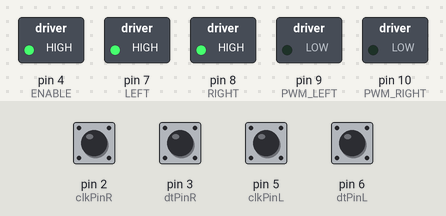
A sketch run on a simulated Arduino Uno, built with avr-gcc and run on an emulated ATmega328P. Parts: switched loads named in the sketch (green lamp = pin HIGH). The inputs (shaded band) are chosen by the test bench; at power-on: pin 2 (clkPinR), pin 3 (dtPinR), pin 5 (clkPinL), pin 6 (dtPinL) HIGH. What the sketch prints to the serial monitor is not drawn.

Above: at 0.15 s.
At 4.0 s:
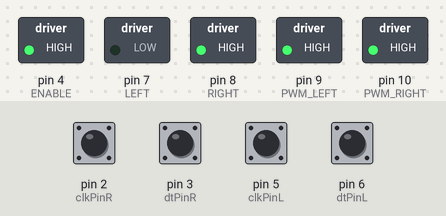
At 10.1 s:
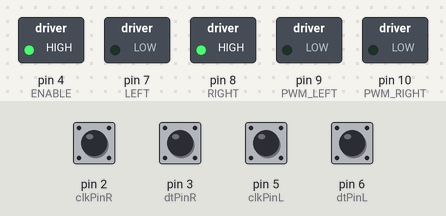
Timing chart, 0 to 11.6 s (numbered marks = the images above):
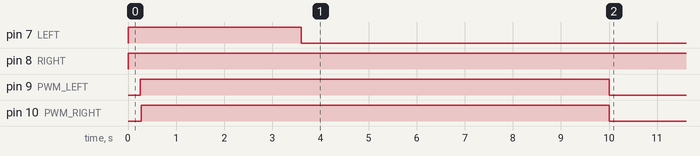

Measured:
- by itself, pin 7 (LEFT): LOW → HIGH at 0.00 s, → LOW 3.6 s later
- by itself, pin 8 (RIGHT): LOW → HIGH at 0.00 s
- by itself, pin 9 (PWM_LEFT): LOW → HIGH at 0.25 s, → LOW 9.8 s later
- by itself, pin 10 (PWM_RIGHT): LOW → HIGH at 0.27 s, → LOW 9.7 s later

The sketch:

demo1.ino
```cpp
/*
Cammeron Macmillan and Wren Heinley Group #12
Demo 1 integration and controls
10/26/26
*/
#include <TimerOne_V2.h>
#include <EnableInterrupt.h>
#include <Wire.h>
#define MY_ADDR 8


//~~~set for demo~~~
float turnDegrees = -90;
float move_distance_in = 24;
//~~~

//set values for turning
float move_distance = move_distance_in*0.33333;
float radPerDeg = 0.041;
bool turning = true;
const unsigned long turnTime = 40*abs(turnDegrees);
float posTargetR = 0;
float posTargetL = 0;

//set variables to get data form PI
volatile uint8_t cmdA = 0;
volatile uint8_t cmdB = 0;
volatile bool newCmd = true;

//set pins
const int ENABLE = 4;
const int RIGHT = 8;
const int LEFT = 7;
const int PWM_RIGHT = 10;
const int PWM_LEFT = 9;

const int clkPinR = 2; // Right motor encoder clk
const int dtPinR = 3; // Right motor encoder dt

const int clkPinL = 5; // Left motor encoder clk
const int dtPinL = 6; // Left motor encoder dt

// Set ISR variables
volatile long posR = 0; // Right raw encoder counts
volatile long posL = 0; // Left raw encoder counts
volatile int lastAR, lastBR, lastAL, lastBL; // Previous encoder variables for Isr

// Timing variables
const unsigned long Ts_ms = 3;
const float Ts = Ts_ms / 1000.0;
const float run_time = 8.0;
unsigned long start_time_ms, last_time_ms;

float batteryV = 7.6; // Battery Voltage

// Past positions
float prev3PosRadR = 0;
float prev3PosRadL = 0;
float prev2PosRadR = 0;
float prev2PosRadL = 0;
float prevPosRadR = 0;
float prevPosRadL = 0;

// Controller parameters
const float KpVELR = 1.358;
const float KiVELR = 2;
const float KpPOSR = 1.2;
const float KiPOSR = 0;
const float KpVELL = 1.4;
const float KiVELL = 2;
const float KpPOSL = 1.2;
const float KiPOSL = 0;

// Integral values
float posIntegralR = 0;
float posIntegralL = 0;
float velIntegralR = 0;
float velIntegralL = 0;

//Encoder ISR that is used to detect and count direction of motor encoder when turned.
void encoderIsrR() { // Encoder interrupt code right
  int thisAR = digitalRead(clkPinR);
  int thisBR = digitalRead(dtPinR);
  if (lastAR != thisAR || lastBR != thisBR) {
    if ((lastAR == 0 && lastBR == 0) && (thisAR == 0 && thisBR == 1)) ++posR;
    if ((lastAR == 0 && lastBR == 0) && (thisAR == 1 && thisBR == 0)) --posR;
    if ((lastAR == 0 && lastBR == 1) && (thisAR == 0 && thisBR == 0)) --posR;
    if ((lastAR == 0 && lastBR == 1) && (thisAR == 1 && thisBR == 1)) ++posR;
    if ((lastAR == 1 && lastBR == 0) && (thisAR == 0 && thisBR == 0)) ++posR;
    if ((lastAR == 1 && lastBR == 0) && (thisAR == 1 && thisBR == 1)) --posR;
    if ((lastAR == 1 && lastBR == 1) && (thisAR == 0 && thisBR == 1)) --posR;
    if ((lastAR == 1 && lastBR == 1) && (thisAR == 1 && thisBR == 0)) ++posR;
  }
  lastAR = thisAR;
  lastBR = thisBR;
}

//Encoder interrupt code left
void encoderIsrL() {
  int thisAL = digitalRead(clkPinL);
  int thisBL = digitalRead(dtPinL);
  if (lastAL != thisAL || lastBL != thisBL) {
    if ((lastAL == 0 && lastBL == 0) && (thisAL == 0 && thisBL == 1)) ++posL;
    if ((lastAL == 0 && lastBL == 0) && (thisAL == 1 && thisBL == 0)) --posL;
    if ((lastAL == 0 && lastBL == 1) && (thisAL == 0 && thisBL == 0)) --posL;
    if ((lastAL == 0 && lastBL == 1) && (thisAL == 1 && thisBL == 1)) ++posL;
    if ((lastAL == 1 && lastBL == 0) && (thisAL == 0 && thisBL == 0)) ++posL;
    if ((lastAL == 1 && lastBL == 0) && (thisAL == 1 && thisBL == 1)) --posL;
    if ((lastAL == 1 && lastBL == 1) && (thisAL == 0 && thisBL == 1)) --posL;
    if ((lastAL == 1 && lastBL == 1) && (thisAL == 1 && thisBL == 0)) ++posL;
  }
  lastAL = thisAL;
  lastBL = thisBL;
}

// Function to drive and control the motor based on target velocity
void velDrive(int pwmPin, int dirPin, float velTarget, float vel, float &velIntegral) {
  float voltage;
  float maxV = 4;
  velTarget = constrain(velTarget, -maxV, maxV);
  float velError = velTarget - vel;
  velIntegral += velError * Ts;
  if (dirPin == RIGHT) {
    voltage = KpVELR * velError + KiVELR * velIntegral;
  }
  if (dirPin == LEFT) {
    voltage = KpVELL * velError + KiVELL * velIntegral;
  }

  // Make sure voltage is within range and drives motor
  voltage = constrain(voltage, -batteryV, batteryV);

  // Set direction if driving right
  if (voltage >= 0 && dirPin == RIGHT) {
    digitalWrite(RIGHT, HIGH);
  } else if (dirPin == RIGHT) {
    digitalWrite(RIGHT, LOW);
  }
  // Set direction if driving left opposite because the left
  // is mirrored
  if (voltage >= 0 && dirPin == LEFT) {
    digitalWrite(LEFT, LOW);
  } else if (dirPin == LEFT) {
    digitalWrite(LEFT, HIGH);
  }

  //int pwmLevel = (int)(255.0 * fabs(voltage) / batteryV);
  //analogWrite(pwmPin, pwmLevel);
  Timer1.pwm(pwmPin, (1023 * fabs(voltage) / batteryV));
}

// Function to drive and control the motor based on target position
void posDrive(int pwmPin, int dirPin, float posTarget, float pos, float vel, float &posIntegral, float &velIntegral) {
  float velTarget;
  float posError = posTarget - pos;
  posIntegral += posError * Ts;
  if (dirPin == RIGHT) {
    velTarget = KpPOSR * posError + KiPOSR * posIntegral;
  }
  if (dirPin == LEFT) {
    velTarget = KpPOSL * posError + KiPOSL * posIntegral;
  }
  velDrive(pwmPin, dirPin, velTarget, vel, velIntegral);
}


// I2C receive handler. Runs in interrupt context, so no Serial printing here.
// Reads every byte that arrived and uses the LAST TWO as the commands, so it
// works whether or not the Pi sends a leading register/offset byte.
void receive(int numBytes) {
  uint8_t prev = 0, last = 0;
  int count = 0;
  while (Wire.available()) {
    prev = last;
    last = Wire.read();
    count++;
  }
  if (count >= 2) {
    cmdA = prev;
    cmdB = last;
    newCmd = true;
  }
}

void setup() {
  Wire.begin(MY_ADDR);
  Wire.onReceive(receive);

  // Delay so there is time to run commands to start reading printed info
  // delay(3000);
  Serial.begin(115200);

  // Enable pins
  pinMode(ENABLE, OUTPUT);
  pinMode(RIGHT, OUTPUT);
  pinMode(LEFT, OUTPUT);
  pinMode(PWM_RIGHT, OUTPUT);
  pinMode(PWM_LEFT, OUTPUT);
  digitalWrite(ENABLE, HIGH);

  pinMode(clkPinR, INPUT_PULLUP);
  pinMode(dtPinR, INPUT_PULLUP);
  pinMode(clkPinL, INPUT_PULLUP);
  pinMode(dtPinL, INPUT_PULLUP);

  // Set encoder starting states
  lastAR = digitalRead(clkPinR);
  lastBR = digitalRead(dtPinR);
  lastAL = digitalRead(clkPinL);
  lastBL = digitalRead(dtPinL);

  // Set interupts
  enableInterrupt(clkPinR, encoderIsrR, CHANGE);
  enableInterrupt(dtPinR, encoderIsrR, CHANGE);
  enableInterrupt(clkPinL, encoderIsrL, CHANGE);
  enableInterrupt(dtPinL, encoderIsrL, CHANGE);

  Timer1.frequency(25);

  //set clockwise/counterclockwise
  posTargetL =  turnDegrees * radPerDeg;
  posTargetR = -turnDegrees * radPerDeg;

  // Inialize start and last time to same value
  start_time_ms = last_time_ms = millis();
}

void loop() {
  // Find the time in seconds since last loop
  float t = (last_time_ms - start_time_ms) / 1000.0;

  // Turns counts into rad values and estimates velocity.
  float posRadR = -2 * PI * posR / 3200.0;
  float velR = (posRadR - prev2PosRadR) / (3*Ts);
  prev3PosRadR = prev2PosRadR;
  prev2PosRadR = prevPosRadR;
  prevPosRadR = posRadR;
  float posRadL = 2 * PI * posL / 3200.0;
  float velL = (posRadL - prev2PosRadL) / (3*Ts);
  prev3PosRadL = prev2PosRadL;
  prev2PosRadL = prevPosRadL;
  prevPosRadL = posRadL;


  float velTargetR = 3;
  float velTargetL = 3;

  //velDrive(PWM_RIGHT, RIGHT, velTargetR, velR, velIntegralR);
  //velDrive(PWM_LEFT, LEFT, velTargetL, velL, velIntegralL);


  // Sets the target rotations in radians based on the bits recieved
  /*
  if (cmdA) {
    posTargetR = PI;
  } else {
    posTargetR = 0;
  }
  if (cmdB) {
    posTargetL = PI;
  } else {
    posTargetL = 0;
  }
  */

  // Statment to turn robot before moving.
  if (turning) {
    if (millis() - start_time_ms >= turnTime) {
      turning = false;


      // Zero the encoders so the drive starts from 0
      noInterrupts();
      posR = 0;
      posL = 0;
      interrupts();

      prev3PosRadR = prev2PosRadR = prevPosRadR = 0;
      prev3PosRadL = prev2PosRadL = prevPosRadL = 0;
      posIntegralR = posIntegralL = 0;
      velIntegralR = velIntegralL = 0;

      posRadR = posRadL = 0;
      velR = velL = 0;

      // Set the drive targets
      posTargetR = move_distance;
      posTargetL = move_distance;

      // Restart the timer so the stop time counts from the start of the drive
      start_time_ms = millis();
    }
  }

  // Call the position controllers for each wheel
  posDrive(PWM_RIGHT, RIGHT, posTargetR, posRadR, velR, posIntegralR, velIntegralR);
  posDrive(PWM_LEFT, LEFT, posTargetL, posRadL, velL, posIntegralL, velIntegralL);

  // Print statements for debugging
  /*
  if (newCmd) {
    newCmd = false;
    Serial.print("CMD: ");
    Serial.print(cmdA);
    Serial.print(", ");
    Serial.println(cmdB);
  }
  */

  // Prints statements for debugging

  Serial.print(t);
  Serial.print(", ");
  Serial.print(velL);
  Serial.print(", ");
  Serial.println(velR);


  // Waits set time to delay next loop cycle
  if (millis() > last_time_ms + Ts_ms) {
    Serial.println("WARNING: Ts too fast to handle");
  }
  while (millis() < last_time_ms + Ts_ms) {}
  last_time_ms = millis();
  while (last_time_ms > 10000) {
    Timer1.pwm(PWM_RIGHT, (0));
    Timer1.pwm(PWM_LEFT, (0));
  }
}
```
